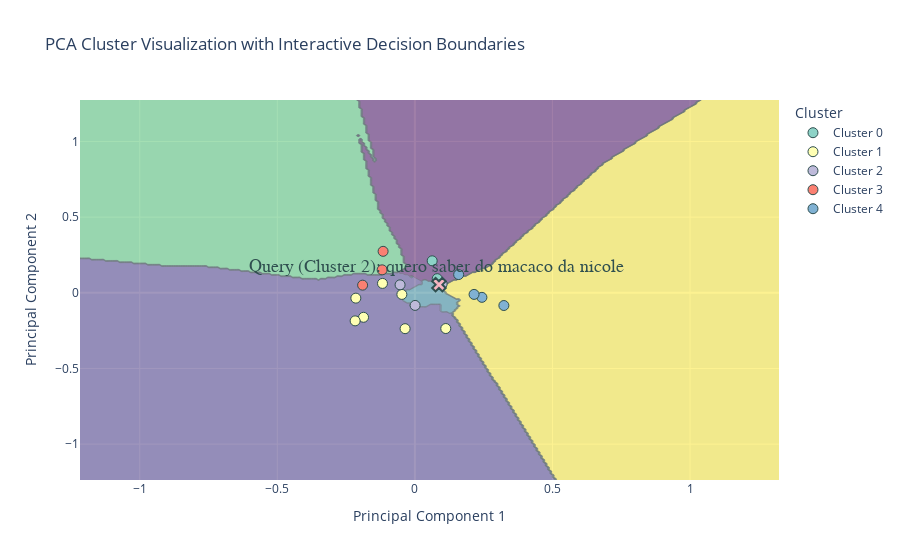

Write notebook code for a chart like this one.
### Code cell
fig.add_trace(go.Scatter(
    x=[query_transformed[0, 0]],  # Use the first principal component
    y=[query_transformed[0, 1]],  # Use the second principal component
    mode='markers+text',
    marker=dict(
        size=12,
        color='rgba(255, 182, 193, .9)',  # Use a distinct and visible color for the query point, e.g., light pink
        line=dict(width=2, color='DarkSlateGrey'),
        symbol='x'  # Change marker shape to 'X'
    ),
    text=f"Query (Cluster {query_cluster[0]}): {query}",  # Displaying actual query text next to the point
    textposition="top center",  # Position the text above the marker
    hoverinfo='text',
    showlegend=False,
    textfont=dict(  # Customize font properties for better visibility
        family="Arial, sans-serif",
        size=18,  # Larger font size for better readability
        color="DarkSlateGrey"  # Font color that stands out yet readable
    )
))

# Show the updated figure
fig.show()

### Figure 1 — Plotly figure (JSON) as saved in the notebook; plotly's stock layout.template omitted (floating-point values rounded to 4 significant figures; data arrays with more than 128 entries replaced by an {"elided": "..."} marker saying what was removed)
{"data": [{"colorscale": [[0, "#440154"], [0.1111, "#482878"], [0.2222, "#3e4989"], [0.3333, "#31688e"], [0.4444, "#26828e"], [0.5556, "#1f9e89"], [0.6667, "#35b779"], [0.7778, "#6ece58"], [0.8889, "#b5de2b"], [1, "#fde725"]], "opacity": 0.5, "showscale": false, "type": "contour", "x": {"elided": "300 float values"}, "y": {"elided": "300 float values"}, "z": {"elided": "300x300 int values"}}, {"hoverinfo": "text", "marker": {"color": "rgb(141,211,199)", "line": {"color": "DarkSlateGrey", "width": 1}, "size": 10}, "mode": "markers", "name": "Cluster 0", "text": ["7: Apreensão de macacos na casa de Nicole Bahls iniciou investigação", "17: Moradora encontra cobra pendurada em varal ao recolher roupa em"], "type": "scatter", "x": [0.08118, 0.06284], "y": [0.09329, 0.2114]}, {"hoverinfo": "text", "marker": {"color": "rgb(255,255,179)", "line": {"color": "DarkSlateGrey", "width": 1}, "size": 10}, "mode": "markers", "name": "Cluster 1", "text": ["0: IPCA: preços sobem 0,83% em fevereiro, com reajuste anual da", "1: Governo fará 'rodízio' para 'oxigenar' conselhos de estatais após impasse", "6: Decisão da Justiça muda regras para o uso de anestesia", "9: Imposto de Renda 2024: como baixar o programa Receita liberou", "10: Apple permitirá baixar aplicativos de iPhone fora da App Store", "11: O megaexercício militar da Otan na fronteira com a Rússia", "13: Rodrigo Garcia, ex-governador de SP, deixa o PSDB Ele estava"], "type": "scatter", "x": [-0.1866, -0.03556, -0.1177, -0.2171, -0.2146, -0.04734, 0.1123], "y": [-0.1619, -0.237, 0.062, -0.1854, -0.03531, -0.01069, -0.2361]}, {"hoverinfo": "text", "marker": {"color": "rgb(190,186,218)", "line": {"color": "DarkSlateGrey", "width": 1}, "size": 10}, "mode": "markers", "name": "Cluster 2", "text": ["2: Jornal da Globo, Hora 1 e Jornal Hoje estreiam novo", "3: Conheça detalhes da ilha à venda por R$ 10 milhões", "15: Site faz 'Oscar' de mansões de famosos, e Gisele leva"], "type": "scatter", "x": [0.0007825, -0.05386, 0.0991], "y": [-0.08332, 0.05265, 0.05822]}, {"hoverinfo": "text", "marker": {"color": "rgb(251,128,114)", "line": {"color": "DarkSlateGrey", "width": 1}, "size": 10}, "mode": "markers", "name": "Cluster 3", "text": ["14: Como é o chip cerebral implantado pela empresa de Elon", "16: Semana do Consumidor: Guia de Compras ajuda a escolher o", "18: Celular pode ser aliado para descobrir câmeras escondidas em quartos;"], "type": "scatter", "x": [-0.119, -0.19, -0.1155], "y": [0.1517, 0.05059, 0.274]}, {"hoverinfo": "text", "marker": {"color": "rgb(128,177,211)", "line": {"color": "DarkSlateGrey", "width": 1}, "size": 10}, "mode": "markers", "name": "Cluster 4", "text": ["4: Instagram de Leidy Elin fica fora do ar após confusão", "5: Ana Hickmann e Edu Guedes assumem namoro 'É sobre a", "8: Lily Allen diz que filhas arruinaram sua carreira e estrelato", "12: Marido de participante do 'Big Brother' colombiano entra na casa"], "type": "scatter", "x": [0.2436, 0.2151, 0.1591, 0.3234], "y": [-0.03005, -0.01056, 0.1205, -0.08399]}, {"hoverinfo": "text", "marker": {"color": "rgba(255, 182, 193, .9)", "line": {"color": "DarkSlateGrey", "width": 2}, "size": 12, "symbol": "x"}, "mode": "markers+text", "showlegend": false, "text": "Query (Cluster 2): quero saber do macaco da nicole ", "textfont": {"color": "DarkSlateGrey", "family": "Arial, sans-serif", "size": 18}, "textposition": "top center", "type": "scatter", "x": [0.08755], "y": [0.05392]}], "layout": {"hovermode": "closest", "legend": {"title": {"text": "Cluster"}}, "title": {"text": "PCA Cluster Visualization with Interactive Decision Boundaries"}, "xaxis": {"title": {"text": "Principal Component 1"}}, "yaxis": {"title": {"text": "Principal Component 2"}}}}
